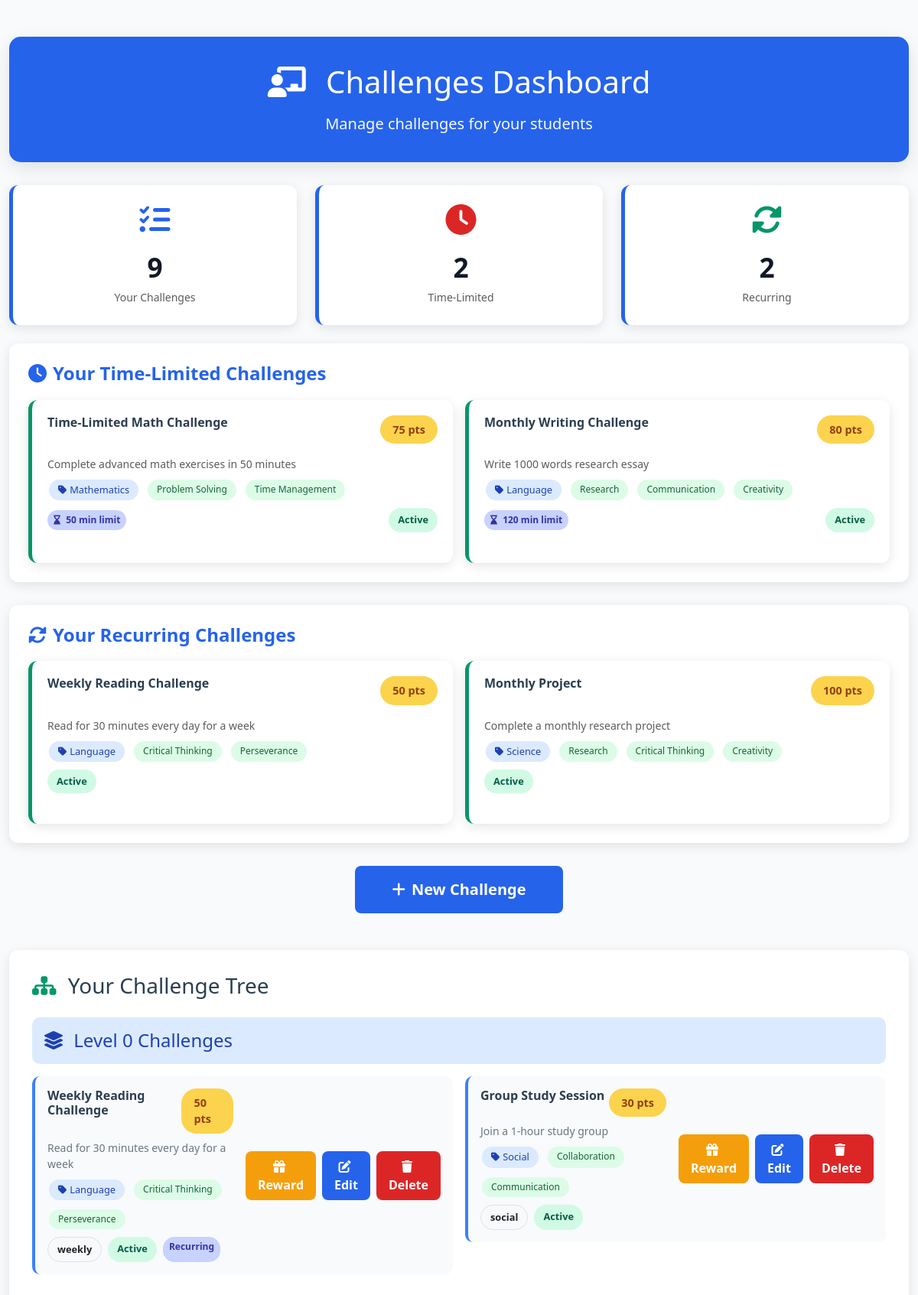
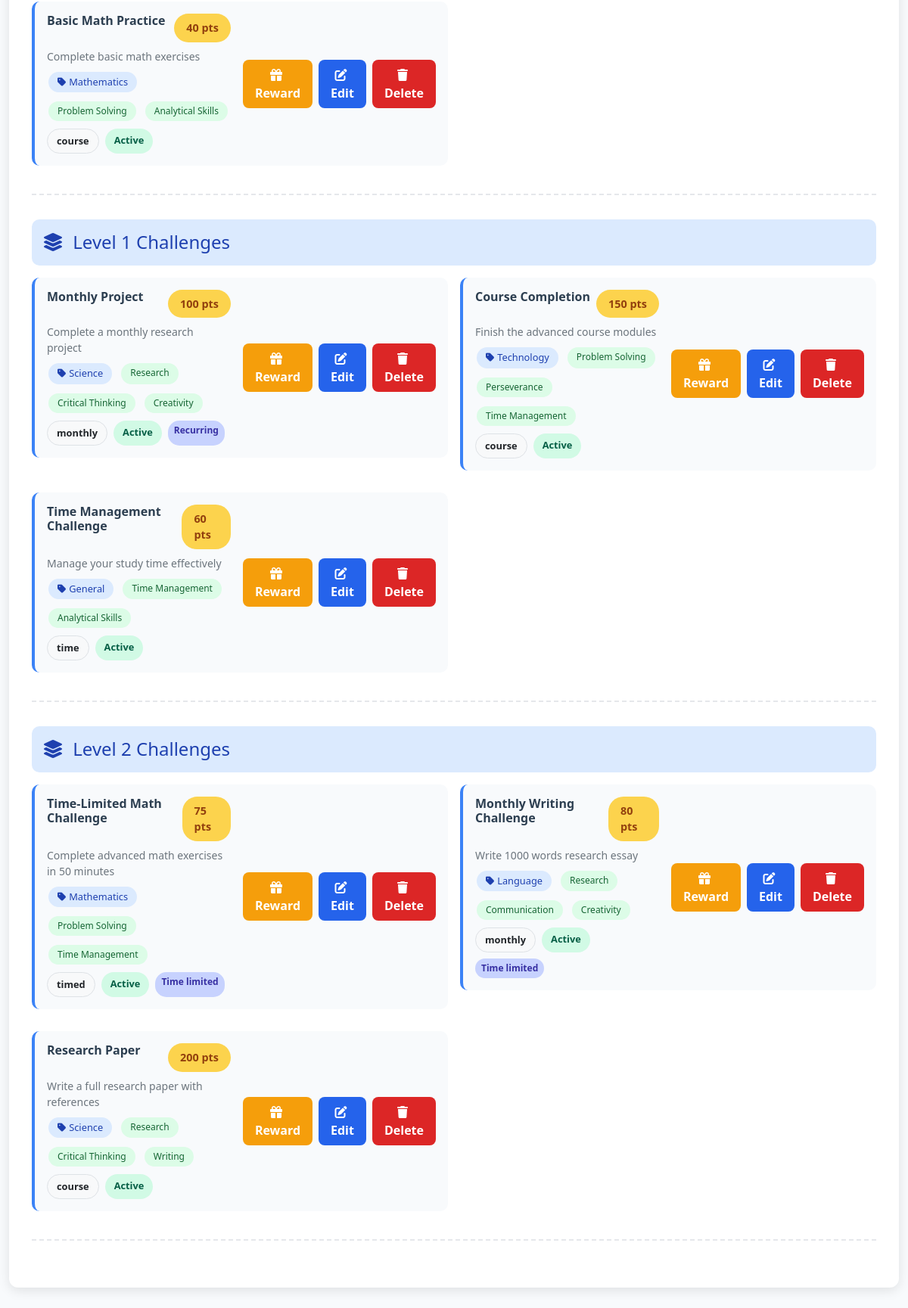
Screenshot of /Views/teacher-front-office/Challenges.php with the database file from the repository (2 pictures, top to bottom).
### tables this page shows
CREATE TABLE challenges (
    id INT AUTO_INCREMENT PRIMARY KEY,
    title VARCHAR(255) NOT NULL,
    description TEXT,
    type ENUM('course', 'time', 'social', 'weekly', 'monthly', 'timed') NOT NULL DEFAULT 'course',
    points INT DEFAULT 0,
    criteria TEXT,
    status ENUM('Active', 'Inactive') DEFAULT 'Active',
    createdBy INT,
    prerequisite_id INT DEFAULT NULL,
    tree_level INT DEFAULT 0,
    tree_order INT DEFAULT 0,
    
     
    schedule_type ENUM('none', 'time_limited', 'recurring') DEFAULT 'none',
    start_date DATETIME,
    end_date DATETIME,
    recurrence_pattern VARCHAR(50),
    time_limit_minutes INT DEFAULT NULL,
    
     
    category VARCHAR(100) DEFAULT 'General',
    skill_tags VARCHAR(255) DEFAULT '',
    
    created_at TIMESTAMP DEFAULT CURRENT_TIMESTAMP,
    FOREIGN KEY (createdBy) REFERENCES users(id) ON DELETE SET NULL,
    FOREIGN KEY (prerequisite_id) REFERENCES challenges(id) ON DELETE SET NULL,
    INDEX idx_status (status),
    INDEX idx_createdBy (createdBy),
    INDEX idx_tree_level (tree_level),
    INDEX idx_category (category),
    INDEX idx_points (points)
);

### Models/Challenges.php (called while the page is built, shortened)
<?php
class Challenges {
    public static function getByCreator($pdo, $teacherID) {
        $stmt = $pdo->prepare("SELECT id, title, description, type, points, criteria, status, createdBy, prerequisite_id, tree_level, tree_order, schedule_type, time_limit_minutes, category, skill_tags FROM challenges WHERE createdBy = ? ORDER BY tree_level, tree_order, id DESC");
        $stmt->execute([$teacherID]);
        return $stmt->fetchAll(PDO::FETCH_ASSOC);
    }
    public static function getTimeLimitedChallenges($pdo) {
        $stmt = $pdo->prepare("
            SELECT * FROM challenges
            WHERE schedule_type = 'time_limited'
            AND status = 'Active'
            AND (end_date IS NULL OR end_date >= NOW())
            ORDER BY end_date ASC
        ");
        $stmt->execute();
        return $stmt->fetchAll(PDO::FETCH_ASSOC);
    }
    public static function getRecurringChallenges($pdo) {
        $stmt = $pdo->prepare("
            SELECT * FROM challenges
            WHERE schedule_type = 'recurring'
            AND status = 'Active'
            ORDER BY tree_level, tree_order
        ");
        $stmt->execute();
        return $stmt->fetchAll(PDO::FETCH_ASSOC);
    }
 }
?>

### Views/teacher-front-office/Challenges.php (the view, shortened to what this page needs)
<?php
require_once __DIR__ . '/../../config.php';
require_once __DIR__ . '/../../Models/Challenges.php';
require_once __DIR__ . '/../../Models/Rewards.php';
$teacherID = $_SESSION['userID'] ?? 2;
$challenges = Challenges::getByCreator($pdo, $teacherID);
$timeLimitedChallenges = Challenges::getTimeLimitedChallenges($pdo);
$recurringChallenges = Challenges::getRecurringChallenges($pdo);
$teacherTimeLimited = array_filter($timeLimitedChallenges, fn($c) => $c['createdBy'] == $teacherID);
$teacherRecurring = array_filter($recurringChallenges, fn($c) => $c['createdBy'] == $teacherID);
$challengeTree = [];
foreach ($challenges as $challenge) {
    $level = $challenge['tree_level'] ?? 0;
    if (!isset($challengeTree[$level])) {
        $challengeTree[$level] = [];
    }
    $challengeTree[$level][] = $challenge;
}
ksort($challengeTree);
?>
<!DOCTYPE html>
<html lang="en">
<head>
<link href="../shared-assets/vendor/bootstrap.min.css" rel="stylesheet" />
<link href="https://cdnjs.cloudflare.com/ajax/libs/font-awesome/6.0.0/css/all.min.css" rel="stylesheet">
</head>
<body>
<main class="container py-5">
    <div class="dashboard-header text-center">
        <h1 class="mb-3">
            <i class="fas fa-chalkboard-teacher me-3"></i>
            Challenges Dashboard
        </h1>
        <p class="text-light mb-0 fs-5">Manage challenges for your students</p>
    </div>
    <div class="row mb-4">
        <div class="col-md-4">
            <div class="stats-card">
                <i class="fas fa-tasks mb-3" style="font-size: 2.5rem; color: #2563eb;"></i>
                <div style="font-size: 2.2rem; font-weight: 700; color: #111827;">
                    <?= count($challenges) ?>
                </div>
                <small class="text-muted">Your Challenges</small>
            </div>
        </div>
        <div class="col-md-4">
            <div class="stats-card">
                <i class="fas fa-clock mb-3" style="font-size: 2.5rem; color: #dc2626;"></i>
                <div style="font-size: 2.2rem; font-weight: 700; color: #111827;">
                    <?= count($teacherTimeLimited) ?>
                </div>
                <small class="text-muted">Time-Limited</small>
            </div>
        </div>
        <div class="col-md-4">
            <div class="stats-card">
                <i class="fas fa-sync-alt mb-3" style="font-size: 2.5rem; color: #059669;"></i>
                <div style="font-size: 2.2rem; font-weight: 700; color: #111827;">
                    <?= count($teacherRecurring) ?>
                </div>
                <small class="text-muted">Recurring</small>
            </div>
        </div>
    </div>
    <?php if (!empty($teacherTimeLimited)): ?>
    <div class="feature-section">
        <h4><i class="fas fa-clock me-2"></i>Your Time-Limited Challenges</h4>
        <div class="row g-3">
            <?php foreach ($teacherTimeLimited as $challenge): ?>
                <div class="col-md-6">
                    <div class="challenge-card">
                        <div class="d-flex justify-content-between align-items-start mb-3">
                            <h6 class="fw-bold mb-0"><?= htmlspecialchars($challenge['title']) ?></h6>
                            <span class="points-badge"><?= $challenge['points'] ?> pts</span>
                        </div>
                        <p class="text-muted small mb-2"><?= htmlspecialchars($challenge['description']) ?></p>
                        <div class="d-flex flex-wrap gap-2 mb-2">
                            <?php if ($challenge['category']): ?>
                                <span class="category-badge">
                                    <i class="fas fa-tag me-1"></i><?= htmlspecialchars($challenge['category']) ?>
                                </span>
                            <?php endif; ?>
                            <?php if ($challenge['skill_tags']):
                                $tags = explode(',', $challenge['skill_tags']);
                                foreach ($tags as $tag):
                                    $trimmedTag = trim($tag);
                                    if (!empty($trimmedTag)):
                            ?>
                                <span class="skill-tag"><?= htmlspecialchars($trimmedTag) ?></span>
                            <?php
                                    endif;
                                endforeach;
                            endif; ?>
                        </div>
                        <div class="d-flex justify-content-between align-items-center">
                            <?php if ($challenge['time_limit_minutes']): ?>
                                <span class="schedule-badge">
                                    <i class="fas fa-hourglass-end me-1"></i>
                                    <?= $challenge['time_limit_minutes'] ?> min limit
                                </span>
                            <?php endif; ?>
                            <span class="badge-status badge-active">Active</span>
                        </div>
                    </div>
                </div>
            <?php endforeach; ?>
        </div>
    </div>
    <?php endif; ?>
    <?php if (!empty($teacherRecurring)): ?>
    <div class="feature-section">
        <h4><i class="fas fa-sync-alt me-2"></i>Your Recurring Challenges</h4>
        <div class="row g-3">
            <?php foreach ($teacherRecurring as $challenge): ?>
                <div class="col-md-6">
                    <div class="challenge-card">
                        <div class="d-flex justify-content-between align-items-start mb-3">
                            <h6 class="fw-bold mb-0"><?= htmlspecialchars($challenge['title']) ?></h6>
                            <span class="points-badge"><?= $challenge['points'] ?> pts</span>
                        </div>
                        <p class="text-muted small mb-2"><?= htmlspecialchars($challenge['description']) ?></p>
                        <div class="d-flex flex-wrap gap-2 mb-2">
                            <?php if ($challenge['category']): ?>
                                <span class="category-badge">
                                    <i class="fas fa-tag me-1"></i><?= htmlspecialchars($challenge['category']) ?>
                                </span>
                            <?php endif; ?>
                            <?php if ($challenge['skill_tags']):
                                $tags = explode(',', $challenge['skill_tags']);
                                foreach ($tags as $tag):
                                    $trimmedTag = trim($tag);
                                    if (!empty($trimmedTag)):
                            ?>
                                <span class="skill-tag"><?= htmlspecialchars($trimmedTag) ?></span>
                            <?php
                                    endif;
                                endforeach;
                            endif; ?>
                        </div>
                        <div class="d-flex justify-content-between align-items-center">
                            <span class="badge-status badge-active">Active</span>
                        </div>
                    </div>
                </div>
            <?php endforeach; ?>
        </div>
    </div>
    <?php endif; ?>
    <div class="row mb-5">
        <div class="col-12 text-center">
            <button id="createChallengeBtn" class="btn create-btn fs-5 px-5 py-3">
                <i class="fas fa-plus me-2"></i>New Challenge
            </button>
        </div>
    </div>
    <div class="tree-view">
        <h3 class="mb-4">
            <i class="fas fa-sitemap me-2" style="color: #059669;"></i>
            Your Challenge Tree
        </h3>
        <?php if (!empty($challengeTree)): ?>
            <?php foreach ($challengeTree as $level => $challenges): ?>
                <div class="tree-path">
                    <div class="path-header">
                        <h4 class="mb-0">
                            <i class="fas fa-layer-group me-2"></i>
                            Level <?= $level ?> Challenges
                        </h4>
                    </div>
                    <div class="row g-3">
                        <?php foreach ($challenges as $c): ?>
                            <div class="col-lg-6">
                                <div class="challenge-node">
                                    <div class="flex-grow-1">
                                        <div class="d-flex justify-content-between align-items-start mb-2">
                                            <h6 class="mb-0 fw-bold"><?= htmlspecialchars($c['title']) ?></h6>
                                            <span class="points-badge"><?= $c['points'] ?> pts</span>
                                        </div>
                                        <p class="text-secondary mb-2 small"><?= htmlspecialchars($c['description'] ?? 'No description') ?></p>
                                        <div class="d-flex flex-wrap gap-2 mb-2">
                                            <?php if ($c['category']): ?>
                                                <span class="category-badge">
                                                    <i class="fas fa-tag me-1"></i><?= htmlspecialchars($c['category']) ?>
                                                </span>
                                            <?php endif; ?>
                                            <?php if ($c['skill_tags']):
                                                $tags = explode(',', $c['skill_tags']);
                                                foreach ($tags as $tag):
                                                    $trimmedTag = trim($tag);
                                                    if (!empty($trimmedTag)):
                                            ?>
                                                <span class="skill-tag"><?= htmlspecialchars($trimmedTag) ?></span>
                                            <?php
                                                    endif;
                                                endforeach;
                                            endif; ?>
                                        </div>
                                        <div class="d-flex gap-2 flex-wrap">
                                            <span class="badge-status bg-light border text-dark"><?= htmlspecialchars($c['type']) ?></span>
                                            <span class="badge-status <?= $c['status']=='Active' ? 'badge-active' : 'badge-inactive' ?>">
                                                <?= htmlspecialchars($c['status']) ?>
                                            </span>
                                            <?php if ($c['schedule_type'] != 'none'): ?>
                                                <span class="schedule-badge"><?= htmlspecialchars(ucfirst(str_replace('_', ' ', $c['schedule_type']))) ?></span>
                                            <?php endif; ?>
                                        </div>
                                    </div>
                                    <div class="ms-3 d-flex gap-2">
                                        <button class="btn reward-btn" onclick="showRewardModal(<?= $c['id'] ?>)">
                                            <i class="fas fa-gift me-1"></i>Reward
                                        </button>
                                        <button class="btn edit-btn" onclick="editChallenge(<?= $c['id'] ?>)">
                                            <i class="fas fa-edit me-1"></i>Edit
                                        </button>
                                        <button class="btn delete-btn" onclick="deleteChallenge(<?= $c['id'] ?>)">
                                            <i class="fas fa-trash me-1"></i>Delete
                                        </button>
                                    </div>
                                </div>
                            </div>
                        <?php endforeach; ?>
                    </div>
                </div>
            <?php endforeach; ?>
        <?php endif; ?>
    </div>
</main>
</body>
</html>

### rows the page displays
challenges: createdBy "2", title "Time-Limited Math Challenge", points "75", description "Complete advanced math exercises in 50 minutes", category "Mathematics", skill_tags "Problem Solving", skill_tags "Time Management", time_limit_minutes "50", type "timed", status "Active", schedule_type "Time limited"
challenges: createdBy "2", title "Weekly Reading Challenge", points "50", description "Read for 30 minutes every day for a week", category "Language", skill_tags "Critical Thinking", skill_tags "Perseverance", type "weekly", status "Active", schedule_type "Recurring"
challenges: title "Monthly Writing Challenge", points "80", description "Write 1000 words research essay", category "Language", skill_tags "Research", skill_tags "Communication", skill_tags "Creativity", time_limit_minutes "120", type "monthly", status "Active", schedule_type "Time limited"
challenges: title "Monthly Project", points "100", description "Complete a monthly research project", category "Science", skill_tags "Research", skill_tags "Critical Thinking", skill_tags "Creativity", type "monthly", status "Active", schedule_type "Recurring"
challenges: title "Group Study Session", points "30", description "Join a 1-hour study group", category "Social", skill_tags "Collaboration", skill_tags "Communication", type "social", status "Active"
challenges: title "Basic Math Practice", points "40", description "Complete basic math exercises", category "Mathematics", skill_tags "Problem Solving", skill_tags "Analytical Skills", type "course", status "Active"
challenges: title "Course Completion", points "150", description "Finish the advanced course modules", category "Technology", skill_tags "Problem Solving", skill_tags "Perseverance", skill_tags "Time Management", type "course", status "Active"
challenges: title "Time Management Challenge", points "60", description "Manage your study time effectively", category "General", skill_tags "Time Management", skill_tags "Analytical Skills", type "time", status "Active"
challenges: tree_level "2", title "Research Paper", points "200", description "Write a full research paper with references", category "Science", skill_tags "Research", skill_tags "Critical Thinking", skill_tags "Writing", type "course", status "Active"

### other values shown
count($challenges) "9"
$level "0"
$level "1"
